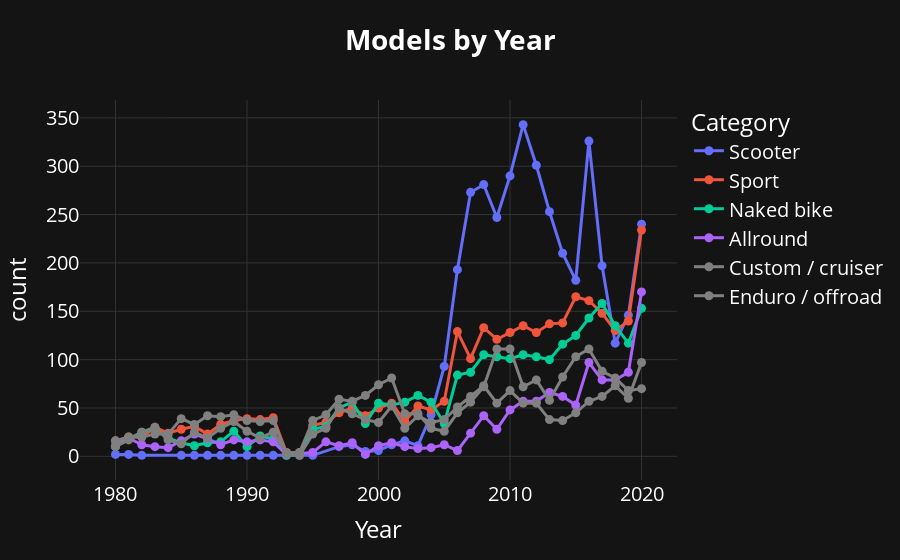

Here is the notebook cell this chart was saved with:
### Markdown cell above
### How many models were created each year
 > Let's see for each category of bike, how many bikes were created

### Code cell
# Seleziona le 6 categorie più presenti
top6 = df_grouped.sort_values("count", ascending=False).head(7)["Category"].tolist()

# Filtra il dataframe originale per le sole 6 categorie
df_top6 = df[df["Category"].isin(top6)]

# Filtra le righe con Year >= 1980
df_top6 = df_top6[df_top6["Year"] >= 1980]
df_top6 = df_top6[df_top6["Year"] < 2021]

# Raggruppa per anno e categoria, conta le moto
year_cat_counts = (
    df_top6.groupby(["Year", "Category"])
    .size()
    .reset_index(name="count")
)

# Grafico a linee
fig = px.line(
    year_cat_counts,
    x="Year",
    y="count",
    color="Category",
    title="<b>Models by Year</b>",
    markers=True,
    color_discrete_sequence=color_seq,
    category_orders={"Category": ordered_categories},
)
set_theme(fig).show()

# 757 000 unità nel 1980 a 217 000 nel 1993
# dal 2020, le normative euro 5 diventano obbligatorie su ogni nuovo modello
#  Per non perdere omologazioni, i costruttori registrano a raffica versioni Euro 4 “final edition” 
#  Ma alcune omologano già anche Euro 5 nello stesso anno, avendo due versioni

dup_cols = ["Manufacturer","Model","Category","Year", "Greenhouse gases"]
dups = df.duplicated(subset=dup_cols, keep=False)

### Figure 1 — Plotly figure (JSON) as saved in the notebook; plotly's stock layout.template omitted (floating-point values rounded to 4 significant figures)
{"data": [{"hovertemplate": "Category=Scooter<br>Year=%{x}<br>count=%{y}<extra></extra>", "legendgroup": "Scooter", "line": {"color": "#636EFA", "dash": "solid"}, "marker": {"symbol": "circle"}, "mode": "lines+markers", "name": "Scooter", "orientation": "v", "showlegend": true, "type": "scatter", "x": [1980, 1981, 1982, 1985, 1986, 1987, 1988, 1989, 1990, 1991, 1992, 1993, 1994, 1995, 1997, 1998, 1999, 2000, 2001, 2002, 2003, 2004, 2005, 2006, 2007, 2008, 2009, 2010, 2011, 2012, 2013, 2014, 2015, 2016, 2017, 2018, 2019, 2020], "xaxis": "x", "y": [2, 2, 1, 1, 1, 1, 1, 1, 1, 1, 1, 1, 1, 1, 10, 12, 5, 6, 12, 16, 11, 43, 93, 193, 273, 281, 247, 290, 343, 301, 253, 210, 182, 326, 197, 117, 146, 240], "yaxis": "y"}, {"hovertemplate": "Category=Sport<br>Year=%{x}<br>count=%{y}<extra></extra>", "legendgroup": "Sport", "line": {"color": "#EF553B", "dash": "solid"}, "marker": {"symbol": "circle"}, "mode": "lines+markers", "name": "Sport", "orientation": "v", "showlegend": true, "type": "scatter", "x": [1980, 1981, 1982, 1983, 1984, 1985, 1986, 1987, 1988, 1989, 1990, 1991, 1992, 1993, 1994, 1995, 1996, 1997, 1998, 1999, 2000, 2001, 2002, 2003, 2004, 2005, 2006, 2007, 2008, 2009, 2010, 2011, 2012, 2013, 2014, 2015, 2016, 2017, 2018, 2019, 2020], "xaxis": "x", "y": [16, 20, 20, 30, 24, 28, 31, 23, 33, 37, 39, 38, 40, 4, 4, 32, 35, 45, 50, 42, 50, 55, 36, 52, 48, 57, 129, 101, 133, 121, 128, 135, 128, 137, 138, 165, 161, 148, 130, 140, 234], "yaxis": "y"}, {"hovertemplate": "Category=Naked bike<br>Year=%{x}<br>count=%{y}<extra></extra>", "legendgroup": "Naked bike", "line": {"color": "#00CC96", "dash": "solid"}, "marker": {"symbol": "circle"}, "mode": "lines+markers", "name": "Naked bike", "orientation": "v", "showlegend": true, "type": "scatter", "x": [1980, 1981, 1982, 1983, 1984, 1985, 1986, 1987, 1988, 1989, 1990, 1991, 1992, 1993, 1994, 1995, 1996, 1997, 1998, 1999, 2000, 2001, 2002, 2003, 2004, 2005, 2006, 2007, 2008, 2009, 2010, 2011, 2012, 2013, 2014, 2015, 2016, 2017, 2018, 2019, 2020], "xaxis": "x", "y": [10, 18, 25, 29, 19, 14, 11, 14, 15, 26, 10, 21, 18, 1, 2, 28, 31, 50, 56, 34, 55, 53, 56, 63, 56, 34, 84, 87, 105, 103, 101, 105, 103, 100, 116, 125, 143, 158, 135, 117, 153], "yaxis": "y"}, {"hovertemplate": "Category=Allround<br>Year=%{x}<br>count=%{y}<extra></extra>", "legendgroup": "Allround", "line": {"color": "#AB63FA", "dash": "solid"}, "marker": {"symbol": "circle"}, "mode": "lines+markers", "name": "Allround", "orientation": "v", "showlegend": true, "type": "scatter", "x": [1980, 1981, 1982, 1983, 1984, 1985, 1986, 1987, 1988, 1989, 1990, 1991, 1992, 1993, 1995, 1996, 1997, 1998, 1999, 2000, 2001, 2002, 2003, 2004, 2005, 2006, 2007, 2008, 2009, 2010, 2011, 2012, 2013, 2014, 2015, 2016, 2017, 2018, 2019, 2020], "xaxis": "x", "y": [11, 19, 12, 10, 9, 16, 23, 18, 12, 17, 15, 17, 15, 2, 4, 15, 11, 14, 2, 11, 14, 10, 8, 9, 12, 6, 24, 42, 28, 48, 57, 57, 66, 62, 53, 97, 79, 79, 87, 170], "yaxis": "y"}, {"hovertemplate": "Category=Custom / cruiser<br>Year=%{x}<br>count=%{y}<extra></extra>", "legendgroup": "Custom / cruiser", "line": {"color": "gray", "dash": "solid"}, "marker": {"symbol": "circle"}, "mode": "lines+markers", "name": "Custom / cruiser", "orientation": "v", "showlegend": true, "type": "scatter", "x": [1980, 1981, 1982, 1983, 1984, 1985, 1986, 1987, 1988, 1989, 1990, 1991, 1992, 1993, 1994, 1995, 1996, 1997, 1998, 1999, 2000, 2001, 2002, 2003, 2004, 2005, 2006, 2007, 2008, 2009, 2010, 2011, 2012, 2013, 2014, 2015, 2016, 2017, 2018, 2019, 2020], "xaxis": "x", "y": [10, 17, 25, 30, 17, 13, 25, 19, 29, 36, 26, 19, 25, 4, 4, 37, 43, 59, 57, 63, 74, 81, 44, 44, 29, 26, 45, 56, 72, 111, 111, 72, 79, 58, 82, 103, 111, 88, 81, 68, 70], "yaxis": "y"}, {"hovertemplate": "Category=Enduro / offroad<br>Year=%{x}<br>count=%{y}<extra></extra>", "legendgroup": "Enduro / offroad", "line": {"color": "gray", "dash": "solid"}, "marker": {"symbol": "circle"}, "mode": "lines+markers", "name": "Enduro / offroad", "orientation": "v", "showlegend": true, "type": "scatter", "x": [1980, 1981, 1982, 1983, 1984, 1985, 1986, 1987, 1988, 1989, 1990, 1991, 1992, 1993, 1994, 1995, 1996, 1997, 1998, 1999, 2000, 2001, 2002, 2003, 2004, 2005, 2006, 2007, 2008, 2009, 2010, 2011, 2012, 2013, 2014, 2015, 2016, 2017, 2018, 2019, 2020], "xaxis": "x", "y": [16, 20, 20, 23, 23, 39, 33, 42, 41, 43, 37, 36, 37, 2, 1, 23, 29, 50, 44, 38, 35, 52, 29, 42, 35, 38, 51, 62, 73, 55, 68, 55, 55, 38, 37, 45, 57, 62, 73, 60, 97], "yaxis": "y"}], "layout": {"font": {"color": "white", "size": 20}, "legend": {"bgcolor": "rgba(0,0,0,0)", "title": {"text": "Category"}, "tracegroupgap": 0}, "paper_bgcolor": "#141415", "plot_bgcolor": "#141415", "title": {"text": "<b>Models by Year</b>"}, "xaxis": {"anchor": "y", "domain": [0, 1], "gridcolor": "#333333", "title": {"text": "Year"}, "zerolinecolor": "#333333"}, "yaxis": {"anchor": "x", "domain": [0, 1], "gridcolor": "#333333", "title": {"text": "count"}, "zerolinecolor": "#333333"}}}
